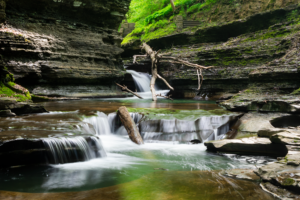
#> input picture creek.png, 300 x 200 px
$ jupyter execute --allow-errors transmit.ipynb   (shell and % lines are left out)
#> lines starting #> are read from the running program, lines starting #| are printed output that depends on the picture
### compress_functions.py
import numpy as np
import scipy.fftpack
from scipy.fftpack import dct, idct
from bitarray import bitarray
import queue as Queue
from huffman import *
import os
import math
from os import stat
from PIL import Image
from apng import APNG
import base64

# color scheme conversion functions
def RGB2YCbCr(im_rgb):
    # Input:  a 3D float array, im_rgb, representing an RGB image in range [0.0,255.0]
    # Output: a 3D float array, im_ycbcr, representing a YCbCr image in range [-128.0,127.0]
    b = np.array([-128.0, 0.0, 0.0])
    A = np.array([[0.299, 0.587, 0.114],
                  [-0.168736, -0.331264, 0.5],
                  [0.5, -0.418688, -0.081312]])
    trnsfrm = lambda pixel, A, b: (A @ pixel) + b
    im_ycbcr = np.array([[np.clip(trnsfrm(p, A, b),-128.0, 127.0) for p in row] for row in im_rgb])
    return im_ycbcr

# [10 lines left out: function YCbCr2RGB, not called in this run]

# chroma sampling functions
def chroma_downsample(C):
    # Input:  an MxN array, C, of chroma values
    # Output: an (M/2)x(N/2) array, C2, of downsampled chroma values
    C2 = np.array(Image.fromarray(C).resize((np.shape(C)[1]//2, np.shape(C)[0]//2), resample=Image.BILINEAR))
    return C2

# [200 lines left out: functions chroma_upsample, dct2, idct2, dct2_3d, idct2_3d, quantize and 7 more, not called in this run]

# mirror pad
def mirror_pad(img):
    # Input:  a 3D float array, img, representing an RGB image in range [0.0,255.0]
    # Output: a 3D float array, img_pad, mirror padded so the number of rows and columns are multiples of 16

    M, N = img.shape[0:2]
    pad_r = ((16 - (M % 16)) % 16) # number of rows to pad
    pad_c = ((16 - (N % 16)) % 16) # number of columns to pad
    img_pad = np.pad(img, ((0,pad_r), (0,pad_c), (0,0)), "symmetric") # symmetric padding
    return img_pad

# [9 lines left out: function frame_pad, not called in this run]

# full encode / decode with DCT-II
# TODO: these should be edited for 3D videos and wavelets/temporal locality
def encode_image(img, quality=75):
    # Inputs:  a 3D float array, img, representing an RGB image in range [0.0,255.0]
    #          an int, quality, the JPEG quality factor in range [1,100] (defaults to 75)
    # Outputs: a bitarray, Y_dc_bits, the Y component DC bitstream
    #          a bitarray, Y_ac_bits, the Y component AC bitstream
    #          a bitarray, Cb_dc_bits, the Cb component DC bitstream
    #          a bitarray, Cb_ac_bits, the Cb component AC bitstream
    #          a bitarray, Cr_dc_bits, the Cr component DC bitstream
    #          a bitarray, Cr_ac_bits, the Cr component AC bitstream
    print("encode quality",quality)
    M_orig, N_orig = img.shape[0:2]
    img = mirror_pad(img[:,:,0:3])
    M, N = img.shape[0:2]

    im_ycbcr = RGB2YCbCr(img)
    Y = im_ycbcr[:,:,0]
    Cb = chroma_downsample(im_ycbcr[:,:,1])
    Cr = chroma_downsample(im_ycbcr[:,:,2])

    # Y component
    Y_dc_bits = bitarray()
    Y_ac_bits = bitarray()
    for i in np.r_[0:M:8]:
        for j in np.r_[0:N:8]:
            block = Y[i:i+8,j:j+8]
            dc_bits, ac_bits = encode_block(block, "y", quality)
            Y_dc_bits.extend(dc_bits)
            Y_ac_bits.extend(ac_bits)

    # Cb component
    Cb_dc_bits = bitarray()
    Cb_ac_bits = bitarray()
    for i in np.r_[0:M//2:8]:
        for j in np.r_[0:N//2:8]:
            block = Cb[i:i+8,j:j+8]
            dc_bits, ac_bits = encode_block(block, "c", quality)
            Cb_dc_bits.extend(dc_bits)
            Cb_ac_bits.extend(ac_bits)

    # Cr component
    Cr_dc_bits = bitarray()
    Cr_ac_bits = bitarray()
    for i in np.r_[0:M//2:8]:
        for j in np.r_[0:N//2:8]:
            block = Cr[i:i+8,j:j+8]
            dc_bits, ac_bits = encode_block(block, "c", quality)
            Cr_dc_bits.extend(dc_bits)
            Cr_ac_bits.extend(ac_bits)

    bits = (Y_dc_bits, Y_ac_bits, Cb_dc_bits, Cb_ac_bits, Cr_dc_bits, Cr_ac_bits)

    return bits

# [58 lines left out: function decode_image, not called in this run]

def jpeg123_encoder(img, outfile, quality=75):
    # Inputs: a 3D uint8 array, img, representing an RGB color image
    #         a string, outfile, of the output binary filename
    #         an int, quality, the JPEG quality factor in range [1,100] (defaults to 75)

    img = img.astype(np.float64)
    M, N = img.shape[0:2]

    bits = encode_image(img, quality=quality)
    #   bits(tuple):
    #     a bitarray, Y_dc_bits, the Y component DC bitstream
    #     a bitarray, Y_ac_bits, the Y component AC bitstream
    #     a bitarray, Cb_dc_bits, the Cb component DC bitstream
    #     a bitarray, Cb_ac_bits, the Cb component AC bitstream
    #     a bitarray, Cr_dc_bits, the Cr component DC bitstream
    #     a bitarray, Cr_ac_bits, the Cr component AC bitstream

    with open(outfile, "wb") as fh:
        # Your code here:
        # Start of Image (SOI) marker - 0xFFD8 (2 bytes)
        fh.write(bytes.fromhex("FFD8"))
        rows, cols = np.shape(img)[:2]
        # Number of rows - unsigned int (2 bytes)
        fh.write(rows.to_bytes(2, byteorder ='big'))
        # Number of columns - unsigned int (2 bytes)
        fh.write(cols.to_bytes(2, byteorder ='big'))
        # Quality factor - unsigned int (2 bytes)
        fh.write(quality.to_bytes(2, byteorder ='big'))
        # Start of Scan (SOS) - 0xFFDA (2 bytes)
        fh.write(bytes.fromhex("FFDA"))
        # Y component DC values - (? bytes)
        yDC = bits[0]
        padLen = (16 - (len(yDC) % 16)) % 16
        yDC.extend([1] * padLen)
        fh.write(yDC)
        # Start of Scan (SOS) - 0xFFDA (2 bytes)
        fh.write(bytes.fromhex("FFDA"))
        # Y component AC values - (? bytes)
        yAC = bits[1]
        padLen = (16 - (len(yAC) % 16)) % 16
        yAC.extend([1] * padLen)
        fh.write(yAC)
        # Start of Scan (SOS) - 0xFFDA (2 bytes)
        fh.write(bytes.fromhex("FFDA"))
        # Cb component DC values - (? bytes)
        cbDC = bits[2]
        padLen = (16 - (len(cbDC) % 16)) % 16
        cbDC.extend([1] * padLen)
        fh.write(cbDC)
        # Start of Scan (SOS) - 0xFFDA (2 bytes)
        fh.write(bytes.fromhex("FFDA"))
        # Cb component AC values - (? bytes)
        cbAC = bits[3]
        padLen = (16 - (len(cbAC) % 16)) % 16
        cbAC.extend([1] * padLen)
        fh.write(cbAC)
        # Start of Scan (SOS) - 0xFFDA (2 bytes)
        fh.write(bytes.fromhex("FFDA"))
        # Cr component DC values - (? bytes)
        crDC = bits[4]
        padLen = (16 - (len(crDC) % 16)) % 16
        crDC.extend([1] * padLen)
        fh.write(crDC)
        # Start of Scan (SOS) - 0xFFDA (2 bytes)
        fh.write(bytes.fromhex("FFDA"))
        # Cr component AC values - (? bytes)
        crAC = bits[5]
        padLen = (16 - (len(crAC) % 16)) % 16
        crAC.extend([1] * padLen)
        fh.write(crAC)
        # End of Image (EOI) marker - 0xFFD9 (2 bytes)
        fh.write(bytes.fromhex("FFD9"))

def jpeg123_decoder(infile):
    # Inputs:  a string, infile, of the input binary filename
    # Outputs: a 3D uint8 array, img_dec, representing a decoded JPEG123 color image

    with open(infile, "rb") as fh:
        SOI = fh.read(2)
        if SOI != bytes.fromhex("FFD8"):
            raise Exception("Start of Image marker not found!")
        M = int.from_bytes(fh.read(2), "big")
        N = int.from_bytes(fh.read(2), "big")
        quality = int.from_bytes(fh.read(2), "big")
        SOS = fh.read(2)
        if SOS != bytes.fromhex("FFDA"):
            raise Exception("Start of Scan marker not found!")
        bits = ()
        for _ in range(5):
            ba = bitarray()
            for b in iter(lambda: fh.read(2), bytes.fromhex("FFDA")): # iterate until next SOS marker
                ba.frombytes(b)
            bits = (*bits, ba)
        ba = bitarray()
        for b in iter(lambda: fh.read(2), bytes.fromhex("FFD9")): # iterate until EOI marker
            ba.frombytes(b)
        bits = (*bits, ba)

    img_dec = decode_image(bits, M, N, quality)

    return img_dec.astype(np.uint8)

# Part 3
# functions to enqueue data
# Convert from bitarray class to b64 bytes and back
# [11 lines left out: functions ee123_bitarr_to_base64, ee123_base64_to_bitarr, not called in this run]

def file_to_b64(fname):
    with open(fname, 'rb') as f:
        raw = f.read()
    # Prepend the number of bytes before encoding
    b64 = base64.b64encode(np.uint32(len(raw)).tobytes() + raw)
    return b64

# [195 lines left out: functions enqueue_data, compute_psnr, compute_psnr_np, compute_psnr_apng, array_from_input, make_QR_callback and 1 more, not called in this run]

### transmit.ipynb
[cell 1]
from numpy import ones, zeros, pi, sin, cos, exp, sign, r_, mean, power
import numpy as np
import base64
from compress_functions import *
from TNCaprs import *
from video_encoding import *
from jpeg123 import *
from bitarray import bitarray
import numpy.ctypeslib as npct
from ctypes import c_int
from ctypes import c_float
from PIL import Image
import matplotlib.pyplot as plt

[cell 2]
# You can copy the compiled libpll.c from Part II or recompile pll.c with this command

[cell 3]
# create loopback

[cell 4]
# confirm 13 devices
sd.query_devices()
#> (this line was passed over: sounddevice is not available in this run)

[cell 5]
# set RPi loopback settings
builtin_idx = 0
usb_idx = 1
loop_idx = 3
loop_idx_rcv = 2
sd.default.samplerate = 48000
sd.default.channels = 1

### Necessary Functions

[cell 6]
# try putting TNC class in here instead

array_1d_int = npct.ndpointer(dtype=np.int32, ndim=1, flags='CONTIGUOUS')

#> (the rest of this cell did not finish here and is left out)

### Image Testing

[cell 7]
# test image
test_png = "creek.png"
test_jpeg = "creek.jpeg123"
test_output = "creek_reconstructed.png"
packet_output = "server_creek.jpeg123"

# test sending a single image
img = Image.open(test_png)
#> img is the input picture: PIL image 300x200 RGBA; mean R, G, B, A 83.4, 86.9, 66.2, 255
np_img = np.array(img)[:,:,0:3]
jpeg123_encoder(np_img, test_jpeg, quality=50)
#> in mirror_pad, `img_pad = np.pad(img, ((0,pad_r), (0,pad_c), (0,0)), "symmetric")`:
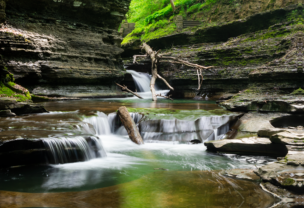
#> img_pad: shape (208, 304, 3) float64; mean of channels 0, 1, 2 83.8, 86.8, 65.2; drawn as R, G, B
#> in RGB2YCbCr, `im_ycbcr = np.array([[np.clip(trnsfrm(p, A, b),-128.0, 127.0) for p in..`:
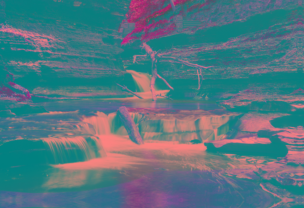
#> im_ycbcr: shape (208, 304, 3) float64; mean of channels 0, 1, 2 -44.6, -10.3, 0.3; drawn with min black and max white
#> in encode_image, `Y = im_ycbcr[:,:,0]`:
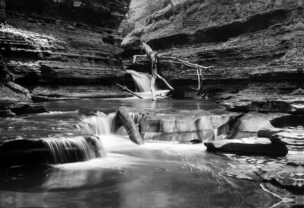
#> Y: shape (208, 304) float64; min -128, max 124.1, mean -44.6; drawn with min black and max white
#> in chroma_downsample, `C2 = np.array(Image.fromarray(C).resize((np.shape(C)[1]//2, np.shape(C..`:
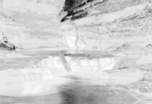
#> C2: shape (104, 152) float32; min -89.93, max 8.61, mean -10.29; drawn with min black and max white
#> in chroma_downsample, `C2 = np.array(Image.fromarray(C).resize((np.shape(C)[1]//2, np.shape(C..`:
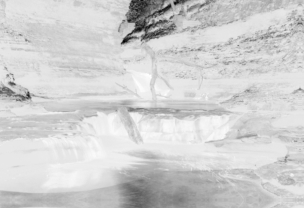
#> C: shape (208, 304) float64; min -101.8, max 10.18, mean -10.29; drawn with min black and max white
#> in chroma_downsample (call 2), `C2 = np.array(Image.fromarray(C).resize((np.shape(C)[1]//2, np.shape(C..`:
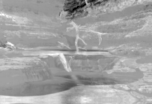
#> C2: shape (104, 152) float32; min -32.05, max 18.64, mean 0.297; drawn with min black and max white
#> in chroma_downsample (call 2), `C2 = np.array(Image.fromarray(C).resize((np.shape(C)[1]//2, np.shape(C..`:
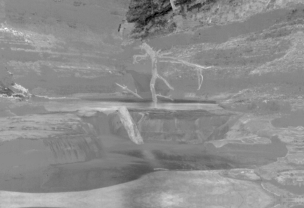
#> C: shape (208, 304) float64; min -38.91, max 31.94, mean 0.3; drawn with min black and max white
#> (the call stopped at in encode_image, `Y_dc_bits = bitarray()`: bitarray is not available in this run)

#> (the rest of this cell did not finish here and is left out)

print(len(base64_img))

[cell 8]
fname = test_png
a = Image.open(fname)
plt.imshow(a);

[cell 9]
callsign = "EE1233-8"
fs = 48000
#> (the rest of this cell did not finish here and is left out)

[cell 10]
Qin = Queue.Queue()
# This stream captures samples on loopback_rcv and plays them on the built in device.
# Remember that loopback is connected to loopback_rcv.
#> (the rest of this cell did not finish here and is left out)

[cell 11]
# Decode the recording
print("decoding packets")
starttime = time.time()

rec_fname = "creek_stream.jpeg123"  # Overwrite this variable with the specified name
# Your code here:
pcktCount = 0
unorderedData = []
idxs = []
uid = 0
while not Qin.empty():
    # Partition input into individual packets
    pckts = modem.processBuffer(Qin.get())
    pcktCount += len(pckts)
    for p in pckts:
        # Decode packet
        decodedPckt = modem.decodeAX25(p)
        # Decode relevant packet information into dictionary
        info = decodedPckt.info.strip()
        pDict = decode_ee123_message(info)
        if pDict['isstart']:
            print("Start Packet Found")
            print("UID:", pDict['uid'])
            uid = pDict['uid']
        elif pDict['isend']:
            print("End Packet Found")
            print("UID:", pDict['uid'])
        else:
            # Track sequence idx of data segment in adjacency list
            # along with a list of data segments(2D list)
            idxs.append(pDict['seq'])
            unorderedData.append([base64.b64decode(pDict['data'])])
print("Processing Complete. Packets Found:", pcktCount)

[cell 12]
idxs = np.array(idxs).astype(int)
# Reconstruct Data in proper order
#> (the rest of this cell did not finish here and is left out)

#> (a cell that did not finish here is left out)

pil_image = Image.fromarray(decoded_img.astype(np.uint8),"RGB")

#> (a cell that did not finish here is left out)

## Video Loopback

[cell 15]
# png settings
cal = "Rolling_cal"
dog = "dog"
andy = "Andy_Video"
creek = "creek"
noodles = "simple_shape"
homer = "simpson"
ice = "ice_growing"
galaxy = "milkyway"
comp = "competition_img"

# pick your video:
file = comp

input_png = file + ".png"
enc_jpeg123 = file +".jpeg123"
output_png = "rec_" + file + ".png"

[cell 16]
callsign = "EE1233-8"
fs = 48000
#> (the rest of this cell did not finish here and is left out)

#> (a cell that did not finish here is left out)

#> (a cell that did not finish here is left out)

[cell 19]
# call jpeg123_video_encoder (jpeg123.py)
# loop to find max packets
packets, quality = 0, 30
#> (the rest of this cell did not finish here and is left out)

[cell 20]
# data to transmit
#data_base64 = file_to_b64(enc_jpeg123)
#print(len(data_base64))

[cell 21]
#Qout, uid = enqueue_data(callsign=callsign, modem=modem, data=data_base64, uid=1010, fname=fname)

#print("Done. UID=%s" % uid.decode())
#print(f"There are {Qout.qsize()} packets in Qout")

[cell 22]
Qin = Queue.Queue()
# This stream captures samples on loopback_rcv and plays them on the built in device.
# Remember that loopback is connected to loopback_rcv.
#> (the rest of this cell did not finish here and is left out)

[cell 23]
# Decode the recording
print("decoding packets")
starttime = time.time()

rec_fname = enc_jpeg123  # Overwrite this variable with the specified name
# Your code here:
pcktCount = 0
unorderedData = []
idxs = []
uid = 0
while not Qin.empty():
    # Partition input into individual packets
    pckts = modem.processBuffer(Qin.get())
    pcktCount += len(pckts)
    for p in pckts:
        # Decode packet
        decodedPckt = modem.decodeAX25(p)
        # Decode relevant packet information into dictionary
        info = decodedPckt.info.strip()
        pDict = decode_ee123_message(info)
        if pDict['isstart']:
            print("Start Packet Found")
            print("UID:", pDict['uid'])
            uid = pDict['uid']
        elif pDict['isend']:
            print("End Packet Found")
            print("UID:", pDict['uid'])
        else:
            # Track sequence idx of data segment in adjacency list
            # along with a list of data segments(2D list)
            idxs.append(pDict['seq'])
            unorderedData.append([base64.b64decode(pDict['data'])])
print("Processing Complete. Packets Found:", pcktCount)

$ run again, with 0.png copied over creek.png
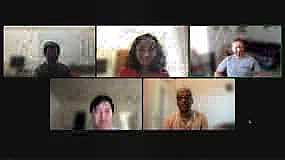
#> input picture 0.png, 285 x 160 px
#> img is the input picture: PIL image 285x160 RGB; mean R, G, B 82.8, 78.2, 73.8
#> img: shape (160, 285, 3) float64
#> in RGB2YCbCr, `im_ycbcr = np.array([[np.clip(trnsfrm(p, A, b),-128.0, 127.0) for p in..`:
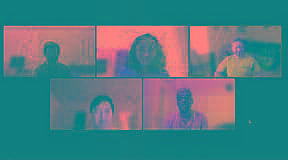
#> im_ycbcr: shape (160, 288, 3) float64; mean of channels 0, 1, 2 -49.6, -2.9, 2.6; drawn with min black and max white
#> in chroma_downsample (call 2), `C2 = np.array(Image.fromarray(C).resize((np.shape(C)[1]//2, np.shape(C..`:
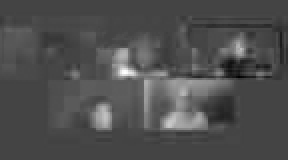
#> C2: shape (80, 144) float32 (shown 2 times larger); min -17.03, max 46.32, mean 2.6; drawn with min black and max white
